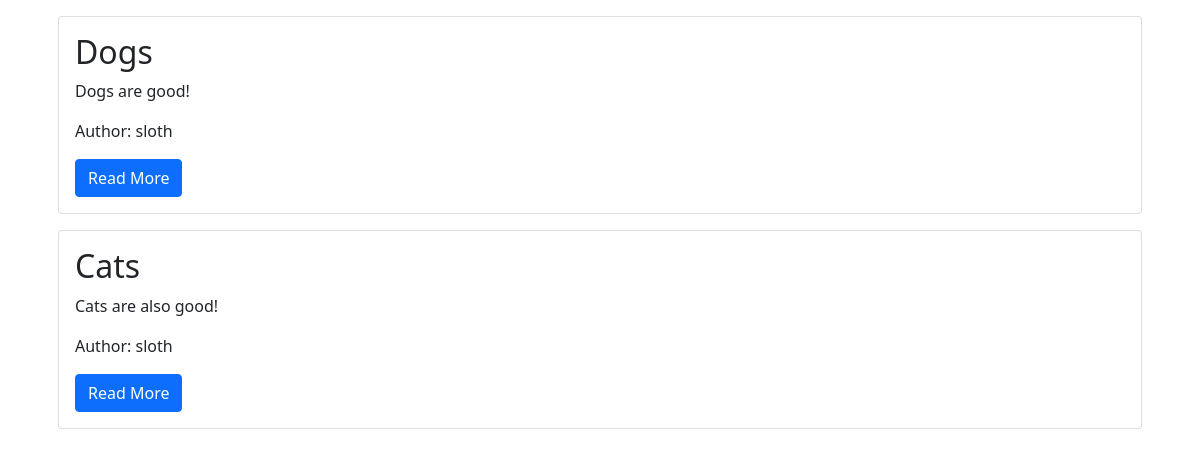
Before: / with the older database file.
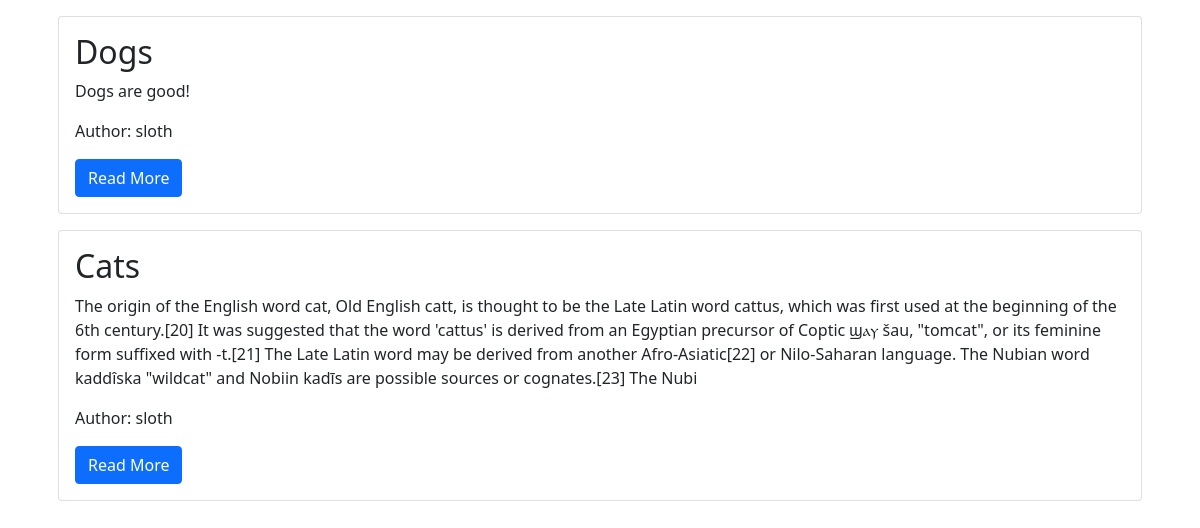
After: the same page with the newer database file.
### blog/models.py (models this page shows, shortened)
class Post(models.Model):
    title = models.CharField(max_length=200)
    content = models.TextField()
    date_created = models.DateTimeField(auto_now_add=True)
    slug = models.SlugField(max_length=200, unique=True)
    author = models.ForeignKey(to=User, on_delete=models.CASCADE)
    status = models.IntegerField(choices=STATUS, default=0)

### blog/views.py (the view)
# urls.py: path('', views.PostList.as_view(), name='home')
class PostList(generic.ListView):
    queryset = Post.objects.filter(status=1).order_by('-date_created')
    template_name = 'index.html'

### templates/index.html (shortened to what this page needs)
<!DOCTYPE html>
<html lang="en">
    <head>
        <link href="https://cdn.jsdelivr.net/npm/bootstrap@5.1.3/dist/css/bootstrap.min.css" rel="stylesheet">
    </head>
    <body>
        <div class="container">
            {% for post in post_list %}
                <div class="card m-3">
                    <div class="card-body">
                        <h2 class="card-title">
                            {{post.title}}
                        </h2>
                        <p class="card-text">
                            {{post.content | slice:"500"}}
                        </p>
                        <p class="card-text">
                            Author: {{post.author}}
                        </p>
                        <a class="btn btn-primary" href="{% url 'blog_view' post.slug %}">Read More</a>
                    </div>
                </div>
            {% endfor %}
        </div>
    </body>
</html>

Changed rows visible on the page:
changed Post "Cats": content "Cats are also good!" → "The origin of the English word cat, Old English catt, is thought to be the Late Latin word cattus, which was first used at the beginning of the 6th century.[20] It was suggested that the word 'cattus' is derived from an Egyptian precursor of Coptic ϣⲁⲩ šau, \"tomcat\", or its feminine form suffixed with -t.[21] The Late Latin word may be derived from another Afro-Asiatic[22] or Nilo-Saharan language. The Nubian word kaddîska \"wildcat\" and Nobiin kadīs are possible sources or cognates.[23] The Nubi"
